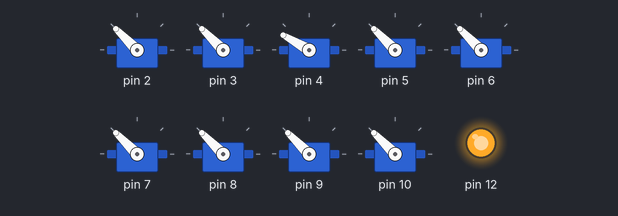
A sketch run on a simulated Arduino Uno, built with avr-gcc and run on an emulated ATmega328P. On the bench: 9 × servo, output pins drawn as LEDs (lit = HIGH). What the sketch prints to the serial monitor is not drawn.

Above: at 2.1 s.
At 10.1 s:
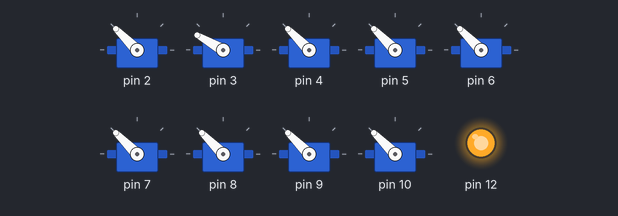
At 18.1 s:
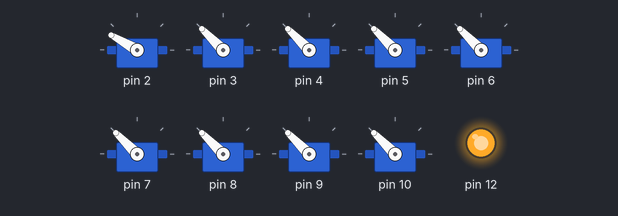
At 26.1 s:
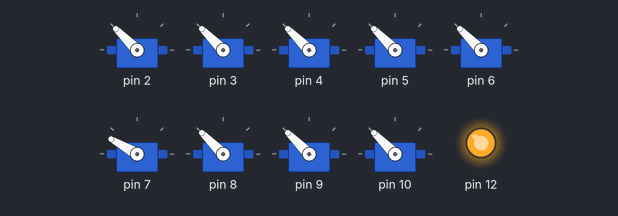
At 34.1 s:
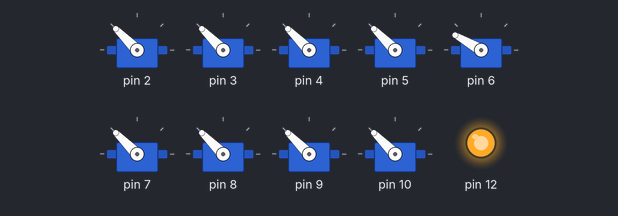
At 38.1 s:
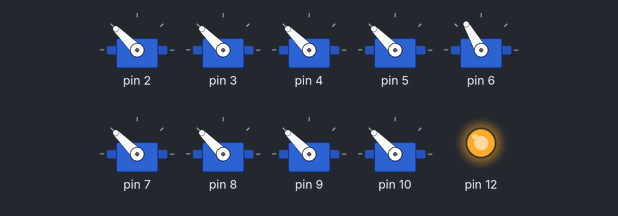
Timing chart, 0 to 39.6 s (numbered marks = the images above):
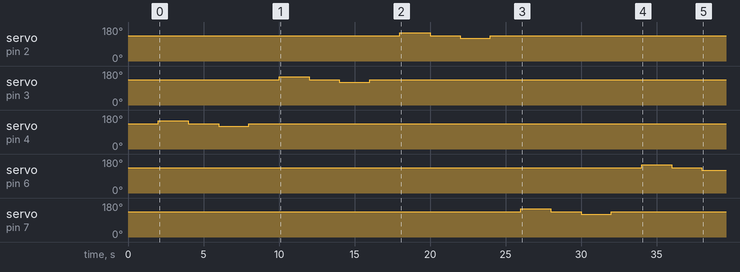

Measured:
- by itself, servo on pin 2: 135° → 150° at 18.0 s, → 135° 2.0 s later, → 120° 2.0 s later, → 135° 2.0 s later
- by itself, servo on pin 3: 135° → 150° at 10.0 s, → 135° 2.0 s later, → 120° 2.0 s later, → 135° 2.0 s later
- by itself, servo on pin 4: 135° → 150° at 2.0 s, → 135° 2.0 s later, → 120° 2.0 s later, → 135° 2.0 s later
- by itself, servo on pin 6: 135° → 150° at 34.0 s, → 135° 2.0 s later, → 120° 2.0 s later
- by itself, servo on pin 7: 135° → 150° at 26.0 s, → 135° 2.0 s later, → 120° 2.0 s later, → 135° 2.0 s later

The sketch:

triped-initial-demo.ino
```cpp
#include <Arduino.h>
#include "./include/leg.hpp"
#include "./include/inverse_kinematics.hpp"

Leg leg_a;
Leg leg_b;
Leg leg_c;

int loop_delay_time = 2000;

void setup()
{
  Serial.begin(38400);
  Serial.print("Starting robot...");
  leg_a.Initialize(2, 3, 4);
  leg_b.Initialize(5, 6, 7);
  leg_c.Initialize(8, 9, 10);

  pinMode(12, OUTPUT);

  leg_a.WriteAngles(135, 135, 135);
  leg_b.WriteAngles(135, 135, 135);
  leg_c.WriteAngles(135, 135, 135);

  digitalWrite(12, HIGH);
  delay(2000);
}

void loop()
{
  int angle_change;

  // Leg a, joint 3
  angle_change = 15;
  leg_a.WriteAngles(135, 135, 135 + angle_change);
  delay(loop_delay_time);
  leg_a.WriteAngles(135, 135, 135);
  delay(loop_delay_time);
  leg_a.WriteAngles(135, 135, 135 - angle_change);
  delay(loop_delay_time);
  leg_a.WriteAngles(135, 135, 135);
  delay(loop_delay_time);
  // Leg a, joint 2
  angle_change = 15;
  leg_a.WriteAngles(135, 135 + angle_change, 135);
  delay(loop_delay_time);
  leg_a.WriteAngles(135, 135, 135);
  delay(loop_delay_time);
  leg_a.WriteAngles(135, 135 - angle_change, 135);
  delay(loop_delay_time);
  leg_a.WriteAngles(135, 135, 135);
  delay(loop_delay_time);
  // Leg a, joint 1
  angle_change = 15;
  leg_a.WriteAngles(135 + angle_change, 135, 135);
  delay(loop_delay_time);
  leg_a.WriteAngles(135, 135, 135);
  delay(loop_delay_time);
  leg_a.WriteAngles(135 - angle_change, 135, 135);
  delay(loop_delay_time);
  leg_a.WriteAngles(135, 135, 135);
  delay(loop_delay_time);

  // Leg b, joint 3
  angle_change = 15;
  leg_b.WriteAngles(135, 135, 135 + angle_change);
  delay(loop_delay_time);
  leg_b.WriteAngles(135, 135, 135);
  delay(loop_delay_time);
  leg_b.WriteAngles(135, 135, 135 - angle_change);
  delay(loop_delay_time);
  leg_b.WriteAngles(135, 135, 135);
  delay(loop_delay_time);
  // Leg b, joint 2
  angle_change = 15;
  leg_b.WriteAngles(135, 135 + angle_change, 135);
  delay(loop_delay_time);
  leg_b.WriteAngles(135, 135, 135);
  delay(loop_delay_time);
  leg_b.WriteAngles(135, 135 - angle_change, 135);
  delay(loop_delay_time);
  leg_b.WriteAngles(135, 135, 135);
  delay(loop_delay_time);
  // Leg b, joint 1
  angle_change = 15;
  leg_b.WriteAngles(135 + angle_change, 135, 135);
  delay(loop_delay_time);
  leg_b.WriteAngles(135, 135, 135);
  delay(loop_delay_time);
  leg_b.WriteAngles(135 - angle_change, 135, 135);
  delay(loop_delay_time);
  leg_b.WriteAngles(135, 135, 135);
  delay(loop_delay_time);

  // Leg c, joint 3
  angle_change = 15;
  leg_c.WriteAngles(135, 135, 135 + angle_change);
  delay(loop_delay_time);
  leg_c.WriteAngles(135, 135, 135);
  delay(loop_delay_time);
  leg_c.WriteAngles(135, 135, 135 - angle_change);
  delay(loop_delay_time);
  leg_c.WriteAngles(135, 135, 135);
  delay(loop_delay_time);
  // Leg c, joint 2
  angle_change = 15;
  leg_c.WriteAngles(135, 135 + angle_change, 135);
  delay(loop_delay_time);
  leg_c.WriteAngles(135, 135, 135);
  delay(loop_delay_time);
  leg_c.WriteAngles(135, 135 - angle_change, 135);
  delay(loop_delay_time);
  leg_c.WriteAngles(135, 135, 135);
  delay(loop_delay_time);
  // Leg c, joint 1
  angle_change = 15;
  leg_c.WriteAngles(135 + angle_change, 135, 135);
  delay(loop_delay_time);
  leg_c.WriteAngles(135, 135, 135);
  delay(loop_delay_time);
  leg_c.WriteAngles(135 - angle_change, 135, 135);
  delay(loop_delay_time);
  leg_c.WriteAngles(135, 135, 135);
  delay(loop_delay_time);
}
```

inverse_kinematics.hpp
```cpp
/**
 * inverse_kinematics.hpp
*/


#ifndef TRIPED_INVERSE_KINEMATICS_H_
#define TRIPED_INVERSE_KINEMATICS_H_


/**
 * CircleIntersection
 *
 * If the circles do not intersect, x and y are unmodified. If there is exactly
 * one point of intersection, x and y specify that intersection regardless of
 * configuration.
 *
 * Input values:
 *   c1_x: float: x component of center of circle 1
 *   c1_y: float: y component of center of circle 1
 *   r1: float: radius of circle 1
 *   c2_x: float: x component of center of circle 2
 *   c2_y: float: y component of center of circle 2
 *   r2: float: radius of circle 2
 *   configuration: float: +1 chooses < x, y > such that the sequence
 *                         [c1, < x, y >, c2] is a counter-clockwise angle.
 *                         -1 chooses < x, y > such that the sequence is a
 *                         clockwise angle.
 *
 * Returns: int: number of intersections [0, 1, 2]
*/
int CircleIntersection(float c1_x, float c1_y, float r1,
                       float c2_x, float c2_y, float r2,
                       float configuration,
                       float &x, float &y);


/**
 * inverseKinematics
 *
 * Target TCP is specified relative to the intersection of the J1 axis and its
 * normal plane that contains the J2 axis. +x points to the right side of the
 * robot; +y points in the direction the robot is facing; +z points in the
 * direction projecting "upward" from the robot's top/dorsal plane.
 *
 * Input values:
 *   x: float: x component of target TCP position
 *   y: float: y component of target TCP position
 *   z: float: z component of target TCP position
 *   joint_1_plane_offset: float: parallel distance between J1 axis and
 *                                the plane defined by J2 and J3
 *   linkage_2_length: float: parallel distance between J2 axis and J3 axis
 *   linkage_3_length: float: distance between J3 axis and TCP
 *   j1_config: float: +1: ... -1: ...
 *   j2_config: float: +1: ... -1: ...
 *
 * Output parameters:
 *   j1_angle: float: angle in degrees of J1
 *   j2_angle: float: angle in degrees of J2
 *   j3_angle: float: angle in degrees of J3
 *
 * Returns: int: 0 if successful, -1 if target TCP position is unreachable
*/
int InverseKinematics(
    float x, float y, float z,
    float joint_1_plane_offset, float linkage_2_length, float linkage_3_length,
    float j1_config, float j2_config,
    float &j1_angle, float &j2_angle, float &j3_angle);


#endif
```

leg.hpp
```cpp
/*
  leg.hpp
*/

/*
 *Description of Leg class here.*
 */

#ifndef LEG_H
#define LEG_H

#include <Servo.h>

class Leg
{
private:
  Servo joint_1_servo_;
  Servo joint_2_servo_;
  Servo joint_3_servo_;
  int servo_1_feedback_pin_ = 0;
  int servo_2_feedback_pin_;
  int servo_3_feedback_pin_;
  float j1_angle_;
  float j2_angle_;
  float j3_angle_;
  bool initialized_ = false;

public:
  Leg();
  void Initialize(int servo_1_pin, int servo_2_pin, int servo_3_pin);
  void WriteAngles(int j1_angle, int j2_angle, int j3_angle);
  void ReadAngles(float &j1_angle, float &j2_angle, float &j3_angle); // TODO
};

#endif
```

inverse_kinematics.cpp
```cpp
/**
 * inverse_kinematics.cpp
*/


#include "../include/inverse_kinematics.hpp"
#include <math.h>

//#include <stdio.h>

#define TRIPED_PI 3.14159265359f
#define TRIPED_PI_over_2 1.57079632679f
#define TRIPED_PI_times_2 6.28318530718f


/**
 * CircleIntersection
 *
 * If the circles do not intersect, x and y are unmodified. If there is exactly
 * one point of intersection, x and y specify that intersection regardless of
 * configuration.
 *
 * Input values:
 *   c1_x: float: x component of center of circle 1
 *   c1_y: float: y component of center of circle 1
 *   r1: float: radius of circle 1
 *   c2_x: float: x component of center of circle 2
 *   c2_y: float: y component of center of circle 2
 *   r2: float: radius of circle 2
 *   configuration: float: +1 chooses < x, y > such that the sequence
 *                         [c1, < x, y >, c2] is a counter-clockwise angle.
 *                         -1 chooses < x, y > such that the sequence is a
 *                         clockwise angle.
 *
 * Returns: int: number of intersections [0, 1, 2]
*/
int CircleIntersection(float c1_x, float c1_y, float r1,
                       float c2_x, float c2_y, float r2,
                       float configuration,
                       float &x, float &y) {
  float c_x_distance = c1_x - c2_x;
  float c_y_distance = c1_y - c2_y;
  float inv_sq_center_distance = 1.0f / (c_x_distance * c_x_distance +
                                         c_y_distance * c_y_distance);
  float r1_sq_plus_r2_sq = r1 * r1 + r2 * r2;
  float r1_sq_minus_r2_sq = r1 * r1 - r2 * r2;
  float factor_1 = 0.5f * r1_sq_minus_r2_sq * inv_sq_center_distance;
  float factor_2_a = 2.0f * r1_sq_plus_r2_sq * inv_sq_center_distance;
  float factor_2_b = r1_sq_minus_r2_sq * inv_sq_center_distance;
  factor_2_b *= factor_2_b;
  float factor_2_discriminant = factor_2_a - factor_2_b - 1.0f;
  if (factor_2_discriminant < 0.0f) {
    return 0;
  }
  x = 0.5f * (c1_x + c2_x) + factor_1 * (c2_x - c1_x);
  y = 0.5f * (c1_y + c2_y) + factor_1 * (c2_y - c1_y);
  float factor_2;
  if (factor_2_discriminant > 0.0f) {
    factor_2 = configuration * 0.5f * sqrtf(factor_2_discriminant);
    x += factor_2 * (c2_y - c1_y);
    y += factor_2 * (c1_x - c2_x);
    return 2;
  }
  return 1;
}


/**
 * inverseKinematics
 *
 * Target TCP is specified relative to the intersection of the J1 axis and its
 * normal plane that contains the J2 axis. +x points to the right side of the
 * robot; +y points in the direction the robot is facing; +z points in the
 * direction projecting "upward" from the robot's top/dorsal plane.
 *
 * Input values:
 *   x: float: x component of target TCP position
 *   y: float: y component of target TCP position
 *   z: float: z component of target TCP position
 *   joint_1_plane_offset: float: parallel distance between J1 axis and
 *                                the plane defined by J2 and J3
 *   linkage_2_length: float: parallel distance between J2 axis and J3 axis
 *   linkage_3_length: float: distance between J3 axis and TCP
 *   j1_config: float: +1: ... -1: ...
 *   j2_config: float: +1: ... -1: ...
 *
 * Output parameters:
 *   j1_angle: float: angle in degrees of J1
 *   j2_angle: float: angle in degrees of J2
 *   j3_angle: float: angle in degrees of J3
 *
 * Returns: int: 0 if successful, -1 if target TCP position is unreachable
*/
int InverseKinematics(
    float x, float y, float z,
    float joint_1_plane_offset, float linkage_2_length, float linkage_3_length,
    float j1_config, float j2_config,
    float &j1_angle, float &j2_angle, float &j3_angle) {
  float j1_x, j1_y; // < x, y, z > projected onto J1 normal plane
  float j2_x, j2_y; // < x, y, z > projected onto J2/J3 normal plane
  float j1_temp_leg_length;
  float x_temp, y_temp;
  int num_intersections;
  // Project target point onto J1 normal plane
  j1_x = x;
  j1_y = z;
  // Calculate j1_angle
  j1_temp_leg_length = sqrtf(j1_x * j1_x + j1_y * j1_y -
                             joint_1_plane_offset * joint_1_plane_offset);
//  printf("InverseKinematics: j1_temp_leg_length = %f\n", j1_temp_leg_length);
  num_intersections = CircleIntersection(0.0f, 0.0f, joint_1_plane_offset,
                                         j1_x, j1_y, j1_temp_leg_length,
                                         j1_config, x_temp, y_temp);
//  printf("InverseKinematics: < x_temp, y_temp > = < %f , %f >\n", x_temp, y_temp);
  if (num_intersections == 0) {
    j1_angle = 0.0f;
    j2_angle = 0.0f;
    j3_angle = 0.0f;
    return -1;
  }
  j1_angle = atan2f(y_temp, -j1_config * x_temp);
  //printf("InverseKinematics: j1_angle = %f\n", j1_angle);
  // Project target point onto J2/J3 normal plane
  j2_x = y;
  j2_y = -j1_config * (-y_temp * x + x_temp * z) / sqrtf(x_temp * x_temp + y_temp * y_temp); //sin(-j1_angle) * x + cos(-j1_angle) * z;
  //printf("InverseKinematics: < j2_x, j2_y > = < %f , %f >\n", j2_x, j2_y);
  // Calculate j2_angle and j3_angle
  num_intersections = CircleIntersection(0.0f, 0.0f, linkage_2_length,
                                         j2_x, j2_y, linkage_3_length,
                                         j2_config, x_temp, y_temp);
  //printf("InverseKinematics: < x_temp, y_temp > = < %f , %f >\n", x_temp, y_temp);
  if (num_intersections == 0) {
    j1_angle = 0.0f;
    j2_angle = 0.0f;
    j3_angle = 0.0f;
    return -1;
  }
  j2_angle = atan2(y_temp, x_temp);
  j3_angle = atan2(j2_y - y_temp, j2_x - x_temp) - j2_angle;
  j2_angle += TRIPED_PI_over_2;
  if (j3_angle >= TRIPED_PI) j3_angle -= TRIPED_PI_times_2;
  if (j3_angle <= -TRIPED_PI) j3_angle += TRIPED_PI_times_2;

  return 0;
}
```

leg.cpp
```cpp
/*
  leg.hpp
*/

/*
 *Description of Leg class here.*
 */

#include "../include/leg.hpp"

Leg::Leg()
{
  this->j1_angle_ = 0.0f;
  this->j2_angle_ = 0.0f;
  this->j3_angle_ = 0.0f;
  this->initialized_ = false;
}

void Leg::Initialize(int servo_1_pin, int servo_2_pin, int servo_3_pin)
{
  this->joint_1_servo_.attach(servo_1_pin);
  this->joint_2_servo_.attach(servo_2_pin);
  this->joint_3_servo_.attach(servo_3_pin);

  initialized_ = true;
}

void Leg::WriteAngles(int j1_angle, int j2_angle, int j3_angle)
{
  if (!initialized_)
  {
    return;
  }
  this->joint_1_servo_.write(j1_angle);
  this->joint_2_servo_.write(j2_angle);
  this->joint_3_servo_.write(j3_angle);

  // TODO: remove these assignments when servos wired for feedback signal
  this->j1_angle_ = (float)j1_angle;
  this->j2_angle_ = (float)j2_angle;
  this->j3_angle_ = (float)j3_angle;
}

void Leg::ReadAngles(float &j1_angle, float &j2_angle, float &j3_angle)
{
  // TODO: wire servos for feedback signal and read positions
  j1_angle = this->j1_angle_;
  j2_angle = this->j2_angle_;
  j3_angle = this->j3_angle_;
}
```
